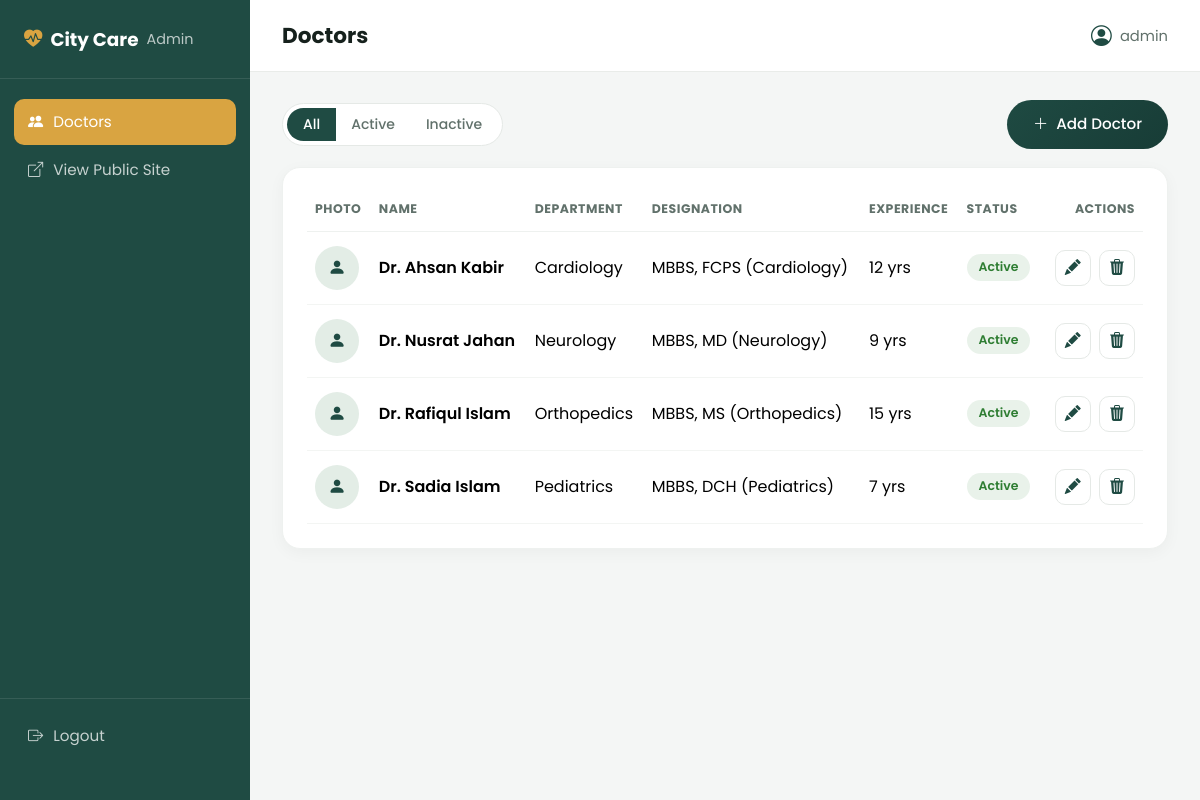
The page /admin/doctors/list.php (signed in) on the database its author committed.
### tables this page shows
CREATE TABLE doctors (
  id INT UNSIGNED AUTO_INCREMENT PRIMARY KEY,
  name VARCHAR(120) NOT NULL,
  designation VARCHAR(150) NOT NULL,         
  department_id INT UNSIGNED NOT NULL,
  email VARCHAR(150) NULL,
  phone VARCHAR(30) NULL,
  experience_years SMALLINT UNSIGNED NOT NULL DEFAULT 0,
  bio TEXT NULL,
  photo VARCHAR(255) NULL,                   
  status ENUM('active','inactive') NOT NULL DEFAULT 'active',
  created_at TIMESTAMP DEFAULT CURRENT_TIMESTAMP,
  updated_at TIMESTAMP DEFAULT CURRENT_TIMESTAMP ON UPDATE CURRENT_TIMESTAMP,
  CONSTRAINT fk_doctors_department
    FOREIGN KEY (department_id) REFERENCES departments(id)
    ON UPDATE CASCADE ON DELETE RESTRICT
);

CREATE TABLE departments (
  id INT UNSIGNED AUTO_INCREMENT PRIMARY KEY,
  name VARCHAR(100) NOT NULL UNIQUE,
  created_at TIMESTAMP DEFAULT CURRENT_TIMESTAMP
);

### admin/doctors/list.php (the view, shortened to what this page needs)
<?php
require_once __DIR__ . '/../../config/db.php';
$pageTitle = 'Doctors';
$filter = $_GET['status'] ?? 'all';
$where  = '';
$sql = "SELECT d.id, d.name, d.designation, d.experience_years, d.photo, d.status,
               dept.name AS department_name
        FROM doctors d
        JOIN departments dept ON dept.id = d.department_id
        $where
        ORDER BY d.created_at DESC";
$doctors = $pdo->query($sql)->fetchAll();
require __DIR__ . '/../includes/admin_header.php';
?>
<div class="admin-toolbar">
  <div class="btn-group admin-status-tabs" role="group">
    <a href="list.php?status=all" class="btn btn-sm <?php echo $filter === 'all' ? 'active' : ''; ?>">All</a>
    <a href="list.php?status=active" class="btn btn-sm <?php echo $filter === 'active' ? 'active' : ''; ?>">Active</a>
    <a href="list.php?status=inactive" class="btn btn-sm <?php echo $filter === 'inactive' ? 'active' : ''; ?>">Inactive</a>
  </div>
  <a href="add.php" class="btn btn-dark-pill"><i class="bi bi-plus-lg"></i> Add Doctor</a>
</div>
<div class="admin-card">
  <div class="table-responsive">
    <table class="table admin-table align-middle mb-0">
      <thead>
        <tr>
          <th>Photo</th>
          <th>Name</th>
          <th>Department</th>
          <th>Designation</th>
          <th>Experience</th>
          <th>Status</th>
          <th class="text-end">Actions</th>
        </tr>
      </thead>
      <tbody>
        <?php foreach ($doctors as $doc): ?>
          <tr>
            <td>
              <?php if ($doc['photo']): ?>
                <img src="<?php echo BASE_URL; ?>/Image/doctors/<?php echo htmlspecialchars($doc['photo']); ?>" class="admin-thumb" alt="">
              <?php else: ?>
                <span class="admin-thumb admin-thumb-placeholder"><i class="bi bi-person-fill"></i></span>
              <?php endif; ?>
            </td>
            <td class="fw-semibold"><?php echo htmlspecialchars($doc['name']); ?></td>
            <td><?php echo htmlspecialchars($doc['department_name']); ?></td>
            <td><?php echo htmlspecialchars($doc['designation']); ?></td>
            <td><?php echo (int)$doc['experience_years']; ?> yrs</td>
            <td>
              <span class="admin-badge admin-badge-<?php echo $doc['status']; ?>">
                <?php echo ucfirst($doc['status']); ?>
              </span>
            </td>
            <td class="text-end">
              <a href="edit.php?id=<?php echo $doc['id']; ?>" class="admin-icon-btn" title="Edit">
                <i class="bi bi-pencil-fill"></i>
              </a>
              <button type="button"
                      class="admin-icon-btn admin-icon-btn-danger js-confirm-trigger"
                      title="<?php echo $doc['status'] === 'active' ? 'Deactivate' : 'Reactivate'; ?>"
                      data-form-id="doctor-form-<?php echo $doc['id']; ?>"
                      data-action="<?php echo $doc['status'] === 'active' ? 'deactivate' : 'activate'; ?>"
                      data-doctor-name="Dr. <?php echo htmlspecialchars($doc['name']); ?>"
                      data-confirm-label="<?php echo $doc['status'] === 'active' ? 'Yes, Deactivate' : 'Yes, Reactivate'; ?>">
                <i class="bi bi-<?php echo $doc['status'] === 'active' ? 'trash3-fill' : 'arrow-counterclockwise'; ?>"></i>
              </button>
            </td>
          </tr>
        <?php endforeach; ?>
      </tbody>
    </table>
  </div>
</div>
<?php require __DIR__ . '/../includes/admin_footer.php'; ?>

### admin/includes/admin_header.php (shortened to what this page needs)
<?php
$currentAdmin = $_SESSION['admin_username'] ?? 'Admin';
?>
<!DOCTYPE html>
<html lang="en">
<head>
<link href="https://cdn.jsdelivr.net/npm/bootstrap@5.3.3/dist/css/bootstrap.min.css" rel="stylesheet">
<link rel="stylesheet" href="https://cdn.jsdelivr.net/npm/bootstrap-icons@1.11.3/font/bootstrap-icons.css">
<link rel="stylesheet" href="<?php echo BASE_URL; ?>/css/style.css">
<link rel="stylesheet" href="<?php echo BASE_URL; ?>/css/admin.css">
</head>
<body class="admin-body">
<div class="admin-shell">
  <aside class="admin-sidebar">
    <a href="<?php echo BASE_URL; ?>/admin/doctors/list.php" class="admin-logo">
      <i class="bi bi-heart-pulse-fill"></i>City Care <span>Admin</span>
    </a>
    <nav class="admin-nav">
      <a href="<?php echo BASE_URL; ?>/admin/doctors/list.php" class="<?php echo (basename($_SERVER['SCRIPT_NAME']) !== 'login.php' ? 'active' : ''); ?>">
        <i class="bi bi-people-fill"></i> Doctors
      </a>
      <a href="<?php echo BASE_URL; ?>/doctors.php" target="_blank">
        <i class="bi bi-box-arrow-up-right"></i> View Public Site
      </a>
    </nav>
    <div class="admin-sidebar-footer">
      <a href="<?php echo BASE_URL; ?>/admin/logout.php" class="admin-logout-link">
        <i class="bi bi-box-arrow-right"></i> Logout
      </a>
    </div>
  </aside>
  <div class="admin-main">
    <header class="admin-topbar">
      <h1><?php echo isset($pageTitle) ? htmlspecialchars($pageTitle) : 'Admin'; ?></h1>
      <div class="admin-topbar-user">
        <i class="bi bi-person-circle"></i> <?php echo htmlspecialchars($currentAdmin); ?>
      </div>
    </header>
    <main class="admin-content">

### admin/includes/admin_footer.php (shortened to what this page needs)
    </main>
  </div>
</div>
</body>
</html>

### css/style.css (style rules this page uses)
:root { --dark: #1f4b43; --dark-2: #143530; --accent: #d9a441; --accent-2: #c78f2e; --sage: #e3ede6; --sage-2: #d3e3d9; --cream: #f6f1e4; --text: #16211d; --text-muted: #61716b; --footer-bg: #0c1512; --radius-lg: 28px; --radius-md: 18px; --sec-pad-y: 100px; --sec-pad-x: 40px; }
* { box-sizing: border-box; }
html { scroll-behavior: smooth; }
body { font-family: 'Poppins', sans-serif; color: var(--text); background: #ffffff; overflow-x: hidden; }
.btn-dark-pill { background: linear-gradient(135deg, var(--dark) 0%, var(--dark-2) 100%); background-size: 160% 160%; background-position: 0% 50%; color: #fff; border-radius: 40px; padding: 13px 26px; font-weight: 500; font-size: 0.95rem; display: inline-flex; align-items: center; gap: 8px; border: none; box-shadow: 0 6px 18px rgba(31,75,67,0.0); transition: background-position 0.5s ease, box-shadow 0.3s ease, transform 0.25s ease; }
.btn-dark-pill i { transition: transform 0.3s ease; }

### css/admin.css (style rules this page uses)
.admin-body { background: #f4f6f5; min-height: 100vh; }
.admin-shell { display: flex; min-height: 100vh; }
.admin-sidebar { width: 250px; flex: 0 0 250px; background: var(--dark); color: #fff; display: flex; flex-direction: column; padding: 26px 0; position: sticky; top: 0; height: 100vh; }
.admin-logo { display: flex; align-items: center; gap: 8px; color: #fff !important; font-weight: 700; font-size: 1.15rem; text-decoration: none; padding: 0 24px 24px; border-bottom: 1px solid rgba(255,255,255,0.1); margin-bottom: 10px; }
.admin-logo i { color: var(--accent); }
.admin-logo span { font-weight: 400; opacity: 0.7; font-size: 0.9rem; }
.admin-nav { display: flex; flex-direction: column; gap: 2px; padding: 10px 14px; flex-grow: 1; }
.admin-nav a { display: flex; align-items: center; gap: 10px; color: rgba(255,255,255,0.75); text-decoration: none; padding: 12px 14px; border-radius: 10px; font-size: 0.95rem; transition: background 0.2s ease, color 0.2s ease; }
.admin-nav a.active { background: var(--accent); color: #fff; }
.admin-sidebar-footer { padding: 14px; border-top: 1px solid rgba(255,255,255,0.1); }
.admin-logout-link { display: flex; align-items: center; gap: 10px; color: rgba(255,255,255,0.75); text-decoration: none; padding: 12px 14px; border-radius: 10px; font-size: 0.95rem; transition: background 0.2s ease, color 0.2s ease; }
.admin-main { flex: 1; min-width: 0; }
.admin-topbar { background: #fff; border-bottom: 1px solid #e9ece9; padding: 20px 32px; display: flex; align-items: center; justify-content: space-between; }
.admin-topbar h1 { font-size: 1.35rem; font-weight: 700; margin: 0; }
.admin-topbar-user { display: flex; align-items: center; gap: 8px; color: var(--text-muted); font-size: 0.92rem; }
.admin-topbar-user i { font-size: 1.3rem; color: var(--dark); }
.admin-content { padding: 28px 32px; }
.admin-toolbar { display: flex; align-items: center; justify-content: space-between; flex-wrap: wrap; gap: 12px; margin-bottom: 18px; }
.admin-status-tabs { background: #fff; border: 1px solid #e5e9e6; border-radius: 40px; padding: 4px; }
.admin-status-tabs .btn { border: none; border-radius: 30px; color: var(--text-muted); font-weight: 500; padding: 6px 16px; }
.admin-status-tabs .btn.active { background: var(--dark); color: #fff; }
.admin-card { background: #fff; border-radius: var(--radius-md); border: 1px solid #eef1ef; box-shadow: 0 4px 16px rgba(15,28,25,0.04); padding: 24px; }
.admin-table thead th { font-size: 0.78rem; text-transform: uppercase; letter-spacing: 0.04em; color: var(--text-muted); border-bottom: 1px solid #eef1ef; padding-bottom: 12px; }
.admin-table td { padding-top: 14px; padding-bottom: 14px; border-bottom: 1px solid #f3f5f3; }
.admin-thumb { width: 44px; height: 44px; border-radius: 50%; object-fit: cover; display: block; }
.admin-thumb-placeholder { display: flex; align-items: center; justify-content: center; background: var(--sage); color: var(--dark); font-size: 1.1rem; }
.admin-badge { display: inline-block; padding: 4px 12px; border-radius: 30px; font-size: 0.78rem; font-weight: 600; }
.admin-badge-active { background: rgba(46,125,50,0.1); color: #2e7d32; }
.admin-icon-btn { display: inline-flex; align-items: center; justify-content: center; width: 36px; height: 36px; border-radius: 10px; border: 1px solid #e5e9e6; background: #fff; color: var(--dark); text-decoration: none; cursor: pointer; transition: background 0.2s ease, color 0.2s ease, border-color 0.2s ease; margin-left: 4px; }

### rows shown on the page
doctors: name "Dr. Ahsan Kabir", department.name "Cardiology", designation "MBBS, FCPS (Cardiology)", experience_years "12", status "Active"
doctors: name "Dr. Nusrat Jahan", department.name "Neurology", designation "MBBS, MD (Neurology)", experience_years "9", status "Active"
doctors: name "Dr. Rafiqul Islam", department.name "Orthopedics", designation "MBBS, MS (Orthopedics)", experience_years "15", status "Active"
doctors: name "Dr. Sadia Islam", department.name "Pediatrics", designation "MBBS, DCH (Pediatrics)", experience_years "7", status "Active"

### other values the page prints
$pageTitle "Doctors"
$currentAdmin "admin"
